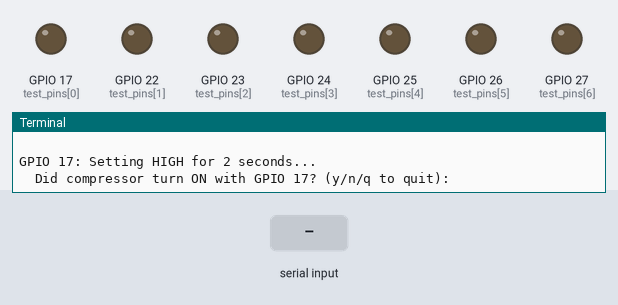
Simulated run of this program. Board: Raspberry Pi (BCM pin numbers). Shown: output pins drawn as LEDs (lit = HIGH), the last lines printed to the terminal. The inputs (shaded band) are chosen by the test bench.

Above: at 3.2 s.
3.3 s: "1" typed at the terminal, then Enter
At 4.2 s:
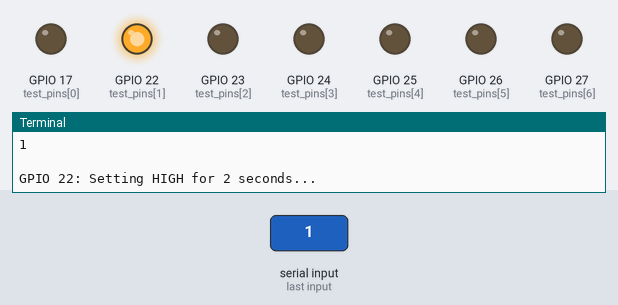
6.3 s: "0" typed at the terminal, then Enter
At 7.7 s:
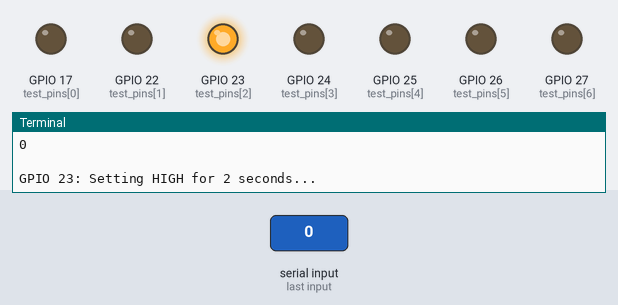
9.3 s: "2" typed at the terminal, then Enter
At 10.0 s:
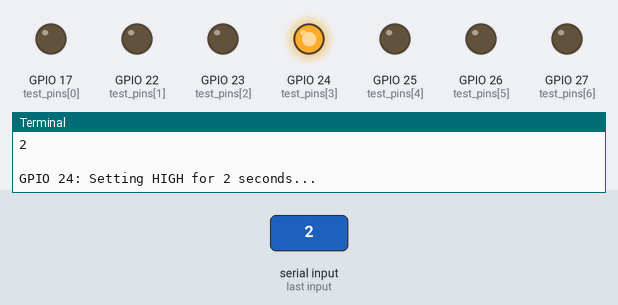
12.3 s: "1" typed at the terminal, then Enter
At 13.4 s:
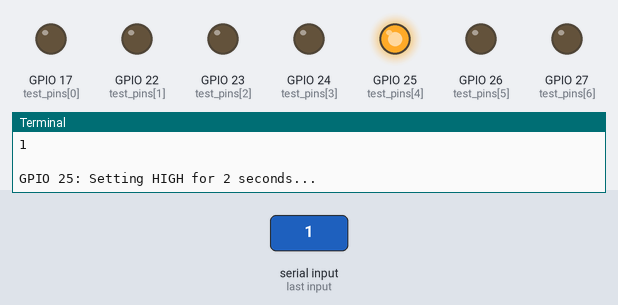
15.3 s: "0" typed at the terminal, then Enter
At 15.7 s:
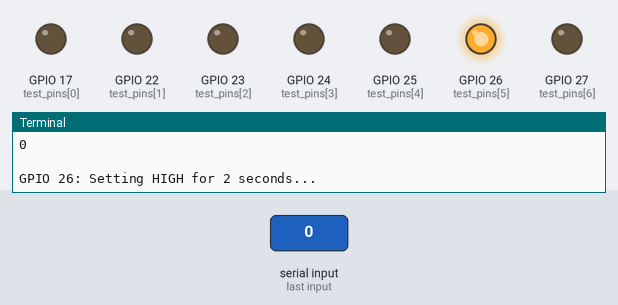
18.3 s: "2" typed at the terminal, then Enter
At 19.2 s:
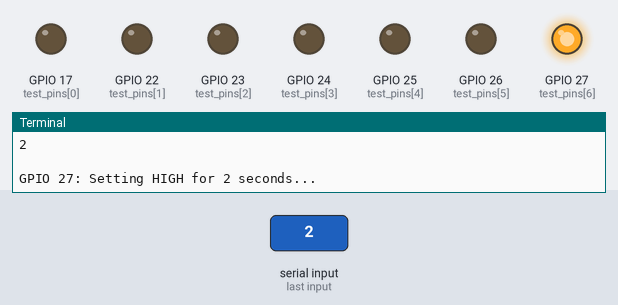
Timing chart, 0 to 21.8 s (numbered marks = the images above; inputs shaded):
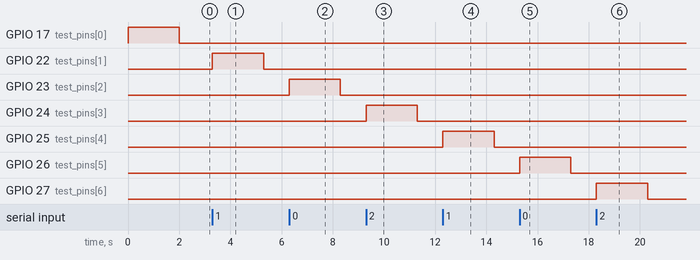

The program:

find_compressor_pin.py
```python
#!/usr/bin/env python3
import sys, time, lgpio

# Test these likely GPIO pins
test_pins = [17, 22, 23, 24, 25, 26, 27]

h = lgpio.gpiochip_open(0)

print("Testing multiple GPIO pins to find compressor...")
print("Watch the compressor and note which pin activates it\n")

for pin in test_pins:
    try:
        lgpio.gpio_claim_output(h, pin)
        print(f"GPIO {pin}: Setting HIGH for 2 seconds...")
        lgpio.gpio_write(h, pin, 1)
        time.sleep(2)
        lgpio.gpio_write(h, pin, 0)
        lgpio.gpio_free(h, pin)

        response = input(f"  Did compressor turn ON with GPIO {pin}? (y/n/q to quit): ")
        if 'q' in response.lower():
            break
        if 'y' in response.lower():
            print(f"\n✅ FOUND IT! Compressor is on GPIO {pin}")
            break
        print()
    except Exception as e:
        print(f"  Skipped GPIO {pin}: {e}\n")

lgpio.gpiochip_close(h)
```

Measured:
- after the input at 3.3 s, GPIO 22 (test_pins[1]): LOW → HIGH at once, → LOW 2.0 s later
- after the input at 6.3 s, GPIO 23 (test_pins[2]): LOW → HIGH at once, → LOW 2.0 s later
- after the input at 9.3 s, GPIO 24 (test_pins[3]): LOW → HIGH at once, → LOW 2.0 s later
- after the input at 12.3 s, GPIO 25 (test_pins[4]): LOW → HIGH at once, → LOW 2.0 s later
- after the input at 15.3 s, GPIO 26 (test_pins[5]): LOW → HIGH at once, → LOW 2.0 s later
- after the input at 18.3 s, GPIO 27 (test_pins[6]): LOW → HIGH at once, → LOW 2.0 s later
